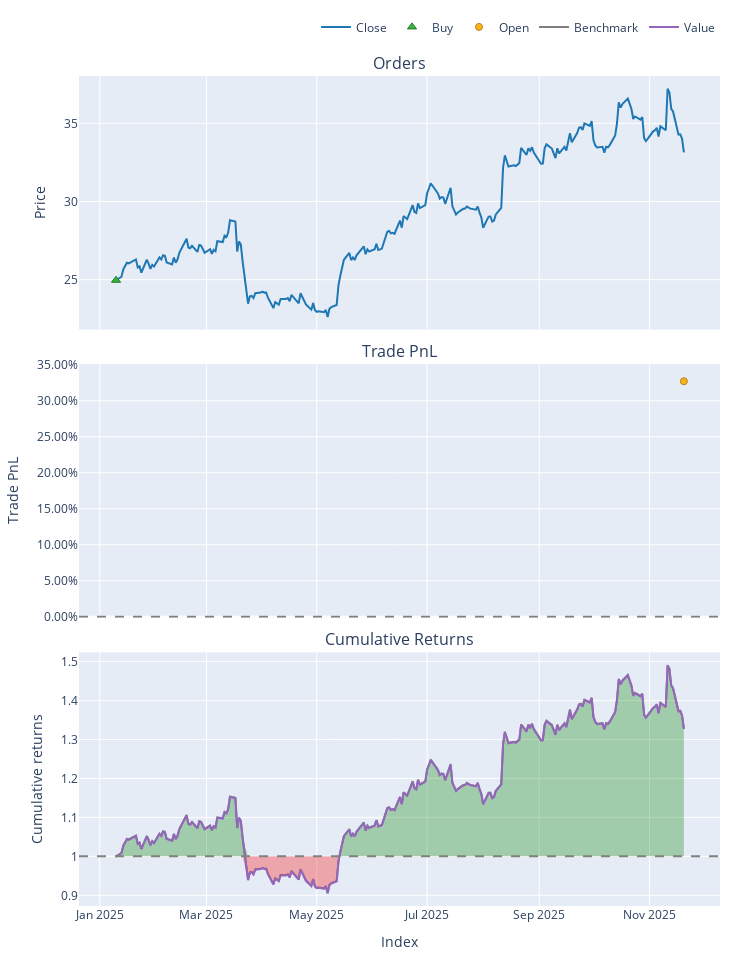

The notebook cell saved with this chart:
### Markdown cell above
## CWCO 2022

### Code cell
# Load Data
# (Ensure your CSV has columns like 'close', 'rsi', 'sma', etc.)
try:
    data = pd.read_csv('data/processed/CWCO_processed_2022.csv')
    if 'Date' in data.columns:
        data['Date'] = pd.to_datetime(data['Date'])
        data.set_index('Date', inplace=True)
    print("Data loaded successfully.")
except FileNotFoundError:
    print("Error: Data file not found. Check path.")

# Split Train/Test
split_idx = int(len(data) * 0.7)
train_df = data.iloc[:split_idx]
test_df = data.iloc[split_idx:]

# Initialize Trainer
trainer = ModelTrainerRL(config['reinforcement_learning'])

print("Training PPO Agent...")


env_params = config['reinforcement_learning']['environment']

env_train = TradingEnvRL(
    train_df, 
    initial_balance=env_params.get('initial_balance', 10000),
    commission=env_params.get('commission', 0.001),
    lookback_window=env_params.get('lookback_window', 30),
    reward_func='profit'  # or 'sharpe'
)

result = trainer.train_ppo(env_train)
model = result['model'] 

print("Training Complete.")

print("Generating Agent Predictions on Test Data...")


env_params = config['reinforcement_learning']['environment']


env_test = TradingEnvRL(
    test_df, 
    initial_balance=env_params.get('initial_balance', 100000),
    commission=env_params.get('commission', 0.001),
    lookback_window=env_params.get('lookback_window', 30),
    reward_func='profit'  # or 'sharpe'
)

obs, _ = env_test.reset()
done = False
actions = []

# Manual Inference Loop
while not done:
    action, _ = model.predict(obs, deterministic=True)
    actions.append(action[0]) 
    obs, _, terminated, truncated, _ = env_test.step(action)
    done = terminated or truncated


#  RUN BACKTEST ---
print("Running Backtest...")


backtester = PortfolioBacktesterRL(env_params) 

portfolio = backtester.run_backtest(
    price_data=test_df['close'], 
    predicted_weights=np.array(actions),
    lookback_window=env_params.get('lookback_window', 30) # Important for data alignment
)
comparison = backtester.compare_with_buy_and_hold_rl()
# Show Metrics
metrics = backtester.get_performance_metrics()
print("\n--- Strategy Performance ---")
for k, v in metrics.items():
    print(f"{k}: {v:.4f}")

# Plot
portfolio.plot().show()

### Figure 1 — Plotly figure (JSON) as saved in the notebook; plotly's stock layout.template omitted (floating-point values rounded to 4 significant figures; data arrays with more than 128 entries replaced by an {"elided": "..."} marker saying what was removed)
{"data": [{"legendgroup": "0", "line": {"color": "#1f77b4"}, "name": "Close", "showlegend": true, "type": "scatter", "uid": "95985b36-ede9-4aa9-8f88-b398f2d4b1b6", "x": {"elided": "218 str values"}, "xaxis": "x", "y": {"elided": "218 float values"}, "yaxis": "y"}, {"customdata": [[0.0, 4002.0, 99.9]], "hovertemplate": "Order Id: %{customdata[0]}<br>Timestamp: %{x}<br>Price: %{y}<br>Size: %{customdata[1]:.6f}<br>Fees: %{customdata[2]:.6f}", "legendgroup": "1", "marker": {"color": "#37B13F", "line": {"color": "rgb(38,123,44)", "width": 1}, "size": 8, "symbol": "triangle-up"}, "mode": "markers", "name": "Buy", "type": "scatter", "uid": "9cd9df5f-7f87-4cc7-89fd-ff598021c062", "x": ["2025-01-10T00:00:00-05:00"], "xaxis": "x", "y": [24.96], "yaxis": "y"}, {"customdata": [[0.0, 0.0, 32680.0, 0.3271]], "hovertemplate": "Exit Trade Id: %{customdata[0]}<br>Position Id: %{customdata[1]}<br>Exit Timestamp: %{x}<br>PnL: %{customdata[2]:.6f}<br>Return: %{customdata[3]:.2%}", "legendgroup": "2", "marker": {"color": "#FFAA00", "line": {"color": "rgb(178,118,0)", "width": 1}, "opacity": [0.9], "size": [7], "symbol": "circle"}, "mode": "markers", "name": "Open", "type": "scatter", "uid": "4a0bec9b-a56b-4137-9a57-42ea49c1efbb", "x": ["2025-11-20T00:00:00-05:00"], "xaxis": "x2", "y": [0.3271], "yaxis": "y2"}, {"legendgroup": "3", "line": {"color": "#7f7f7f"}, "name": "Benchmark", "showlegend": true, "type": "scatter", "uid": "392021fc-3f43-407e-b5c5-5fe9d04067bd", "x": {"elided": "218 str values"}, "xaxis": "x3", "y": {"elided": "218 float values"}, "yaxis": "y3"}, {"hoverinfo": "skip", "legendgroup": "4", "line": {"color": "rgba(0, 0, 0, 0)", "width": 0}, "opacity": 0, "showlegend": false, "type": "scatter", "uid": "5f5b8516-f51d-45e2-8acc-d5a2195e5f8f", "x": {"elided": "218 str values"}, "xaxis": "x3", "y": {"elided": "218 int values"}, "yaxis": "y3"}, {"connectgaps": false, "fill": "tonexty", "fillcolor": "rgba(0, 128, 0, 0.3)", "hoverinfo": "skip", "legendgroup": "4", "line": {"color": "rgba(0, 0, 0, 0)", "width": 0}, "opacity": 0, "showlegend": false, "type": "scatter", "uid": "e9422d6c-d956-4d89-9708-743d1969e753", "x": {"elided": "218 str values"}, "xaxis": "x3", "y": {"elided": "218 float values"}, "yaxis": "y3"}, {"hoverinfo": "skip", "legendgroup": "4", "line": {"color": "rgba(0, 0, 0, 0)", "width": 0}, "opacity": 0, "showlegend": false, "type": "scatter", "uid": "635a1d8f-d739-4f93-850e-98bd45845abe", "x": {"elided": "218 str values"}, "xaxis": "x3", "y": {"elided": "218 int values"}, "yaxis": "y3"}, {"connectgaps": false, "fill": "tonexty", "fillcolor": "rgba(255, 0, 0, 0.3)", "hoverinfo": "skip", "legendgroup": "4", "line": {"color": "rgba(0, 0, 0, 0)", "width": 0}, "opacity": 0, "showlegend": false, "type": "scatter", "uid": "daf70c7c-f237-447e-a1df-eb90f57c9a2f", "x": {"elided": "218 str values"}, "xaxis": "x3", "y": {"elided": "218 float values"}, "yaxis": "y3"}, {"legendgroup": "5", "line": {"color": "#9467bd"}, "name": "Value", "showlegend": true, "type": "scatter", "uid": "d16593da-89f2-4a11-bf2f-98f1df497c8d", "x": {"elided": "218 str values"}, "xaxis": "x3", "y": {"elided": "218 float values"}, "yaxis": "y3"}, {"hoverinfo": "skip", "legendgroup": "4", "line": {"color": "rgba(0, 0, 0, 0)", "width": 0}, "opacity": 0, "showlegend": false, "type": "scatter", "uid": "61adecd1-466c-4db0-8b60-5a5feb1e5727", "x": {"elided": "218 str values"}, "xaxis": "x3", "y": {"elided": "218 int values"}, "yaxis": "y3"}], "layout": {"annotations": [{"font": {"size": 16}, "showarrow": false, "text": "Orders", "x": 0.5, "xanchor": "center", "xref": "paper", "y": 1, "yanchor": "bottom", "yref": "paper"}, {"font": {"size": 16}, "showarrow": false, "text": "Trade PnL", "x": 0.5, "xanchor": "center", "xref": "paper", "y": 0.6528, "yanchor": "bottom", "yref": "paper"}, {"font": {"size": 16}, "showarrow": false, "text": "Cumulative Returns", "x": 0.5, "xanchor": "center", "xref": "paper", "y": 0.3056, "yanchor": "bottom", "yref": "paper"}], "height": 960, "legend": {"orientation": "h", "traceorder": "normal", "x": 1, "xanchor": "right", "y": 1.042, "yanchor": "bottom"}, "margin": {"b": 30, "l": 30, "r": 30, "t": 30}, "shapes": [{"line": {"color": "gray", "dash": "dash"}, "type": "line", "x0": 0, "x1": 1, "xref": "paper", "y0": 0, "y1": 0, "yref": "y2"}, {"line": {"color": "gray", "dash": "dash"}, "type": "line", "x0": 0, "x1": 1, "xref": "paper", "y0": 1, "y1": 1, "yref": "y3"}], "showlegend": true, "width": 750, "xaxis": {"anchor": "y", "domain": [0, 1], "matches": "x3", "showticklabels": false}, "xaxis2": {"anchor": "y2", "domain": [0, 1], "matches": "x3", "showticklabels": false}, "xaxis3": {"anchor": "y3", "domain": [0, 1], "title": {"text": "Index"}}, "yaxis": {"anchor": "x", "domain": [0.6944, 1], "title": {"text": "Price"}}, "yaxis2": {"anchor": "x2", "domain": [0.3472, 0.6528], "tickformat": ".2%", "title": {"text": "Trade PnL"}}, "yaxis3": {"anchor": "x3", "domain": [0, 0.3056], "title": {"text": "Cumulative returns"}}}}
